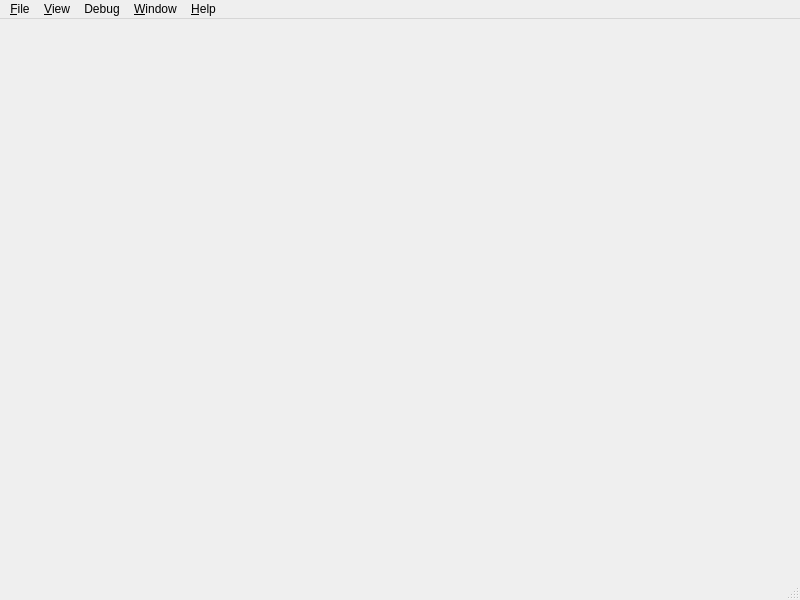
<?xml version="1.0" encoding="UTF-8"?>
<ui version="4.0">
 <class>PrototypeWindow</class>
 <widget class="QMainWindow" name="PrototypeWindow">
  <property name="geometry">
   <rect>
    <x>0</x>
    <y>0</y>
    <width>800</width>
    <height>600</height>
   </rect>
  </property>
  <property name="windowTitle">
   <string>AXR Prototype</string>
  </property>
  <widget class="QWidget" name="centralWidget">
   <layout class="QHBoxLayout" name="horizontalLayout">
    <property name="margin">
     <number>0</number>
    </property>
    <item>
     <widget class="AXRWidget" name="renderingView" native="true"/>
    </item>
   </layout>
  </widget>
  <widget class="QMenuBar" name="menuBar">
   <property name="geometry">
    <rect>
     <x>0</x>
     <y>0</y>
     <width>800</width>
     <height>22</height>
    </rect>
   </property>
   <widget class="QMenu" name="fileMenu">
    <property name="title">
     <string>&amp;File</string>
    </property>
    <addaction name="openAction"/>
    <addaction name="reloadAction"/>
    <addaction name="separator"/>
    <addaction name="closeAction"/>
    <addaction name="separator"/>
    <addaction name="exitAction"/>
   </widget>
   <widget class="QMenu" name="menuDebug">
    <property name="title">
     <string>Debug</string>
    </property>
    <addaction name="previousLayoutStepAction"/>
    <addaction name="nextLayoutStepAction"/>
    <addaction name="separator"/>
    <addaction name="listXmlElementsAction"/>
    <addaction name="listHssStatementsAction"/>
    <addaction name="listHssTokensAction"/>
    <addaction name="separator"/>
    <addaction name="runLayoutTestsAction"/>
   </widget>
   <widget class="QMenu" name="windowMenu">
    <property name="title">
     <string>&amp;Window</string>
    </property>
    <addaction name="errorLogAction"/>
   </widget>
   <widget class="QMenu" name="helpMenu">
    <property name="title">
     <string>&amp;Help</string>
    </property>
    <addaction name="aboutAction"/>
   </widget>
   <widget class="QMenu" name="viewMenu">
    <property name="title">
     <string>&amp;View</string>
    </property>
    <addaction name="enableAntialiasingAction"/>
   </widget>
   <addaction name="fileMenu"/>
   <addaction name="viewMenu"/>
   <addaction name="menuDebug"/>
   <addaction name="windowMenu"/>
   <addaction name="helpMenu"/>
  </widget>
  <widget class="QStatusBar" name="statusbar"/>
  <action name="openAction">
   <property name="text">
    <string>&amp;Open...</string>
   </property>
  </action>
  <action name="reloadAction">
   <property name="text">
    <string>Reload</string>
   </property>
  </action>
  <action name="closeAction">
   <property name="text">
    <string>Close</string>
   </property>
  </action>
  <action name="exitAction">
   <property name="text">
    <string>E&amp;xit</string>
   </property>
   <property name="menuRole">
    <enum>QAction::QuitRole</enum>
   </property>
  </action>
  <action name="previousLayoutStepAction">
   <property name="text">
    <string>Previous Layout Step</string>
   </property>
  </action>
  <action name="nextLayoutStepAction">
   <property name="text">
    <string>Next Layout Step</string>
   </property>
  </action>
  <action name="listXmlElementsAction">
   <property name="text">
    <string>List XML Elements</string>
   </property>
  </action>
  <action name="listHssStatementsAction">
   <property name="text">
    <string>List HSS Statements</string>
   </property>
  </action>
  <action name="listHssTokensAction">
   <property name="text">
    <string>List HSS Tokens</string>
   </property>
  </action>
  <action name="runLayoutTestsAction">
   <property name="text">
    <string>Run Layout Tests</string>
   </property>
  </action>
  <action name="errorLogAction">
   <property name="text">
    <string>Error Log</string>
   </property>
  </action>
  <action name="aboutAction">
   <property name="text">
    <string>About AXR Prototype</string>
   </property>
   <property name="menuRole">
    <enum>QAction::AboutRole</enum>
   </property>
  </action>
  <action name="enableAntialiasingAction">
   <property name="checkable">
    <bool>true</bool>
   </property>
   <property name="text">
    <string>Enable Antialiasing</string>
   </property>
  </action>
 </widget>
 <customwidgets>
  <customwidget>
   <class>AXRWidget</class>
   <extends>QWidget</extends>
   <header>AXRWidget.h</header>
   <container>1</container>
  </customwidget>
 </customwidgets>
 <resources/>
 <connections>
  <connection>
   <sender>openAction</sender>
   <signal>triggered()</signal>
   <receiver>PrototypeWindow</receiver>
   <slot>openFile()</slot>
   <hints>
    <hint type="sourcelabel">
     <x>-1</x>
     <y>-1</y>
    </hint>
    <hint type="destinationlabel">
     <x>399</x>
     <y>299</y>
    </hint>
   </hints>
  </connection>
  <connection>
   <sender>reloadAction</sender>
   <signal>triggered()</signal>
   <receiver>PrototypeWindow</receiver>
   <slot>reloadFile()</slot>
   <hints>
    <hint type="sourcelabel">
     <x>-1</x>
     <y>-1</y>
    </hint>
    <hint type="destinationlabel">
     <x>399</x>
     <y>299</y>
    </hint>
   </hints>
  </connection>
  <connection>
   <sender>closeAction</sender>
   <signal>triggered()</signal>
   <receiver>PrototypeWindow</receiver>
   <slot>closeFile()</slot>
   <hints>
    <hint type="sourcelabel">
     <x>-1</x>
     <y>-1</y>
    </hint>
    <hint type="destinationlabel">
     <x>399</x>
     <y>299</y>
    </hint>
   </hints>
  </connection>
  <connection>
   <sender>previousLayoutStepAction</sender>
   <signal>triggered()</signal>
   <receiver>PrototypeWindow</receiver>
   <slot>previousLayoutStep()</slot>
   <hints>
    <hint type="sourcelabel">
     <x>-1</x>
     <y>-1</y>
    </hint>
    <hint type="destinationlabel">
     <x>399</x>
     <y>299</y>
    </hint>
   </hints>
  </connection>
  <connection>
   <sender>nextLayoutStepAction</sender>
   <signal>triggered()</signal>
   <receiver>PrototypeWindow</receiver>
   <slot>nextLayoutStep()</slot>
   <hints>
    <hint type="sourcelabel">
     <x>-1</x>
     <y>-1</y>
    </hint>
    <hint type="destinationlabel">
     <x>399</x>
     <y>299</y>
    </hint>
   </hints>
  </connection>
  <connection>
   <sender>listXmlElementsAction</sender>
   <signal>triggered()</signal>
   <receiver>PrototypeWindow</receiver>
   <slot>listXmlElements()</slot>
   <hints>
    <hint type="sourcelabel">
     <x>-1</x>
     <y>-1</y>
    </hint>
    <hint type="destinationlabel">
     <x>399</x>
     <y>299</y>
    </hint>
   </hints>
  </connection>
  <connection>
   <sender>listHssStatementsAction</sender>
   <signal>triggered()</signal>
   <receiver>PrototypeWindow</receiver>
   <slot>listHssStatements()</slot>
   <hints>
    <hint type="sourcelabel">
     <x>-1</x>
     <y>-1</y>
    </hint>
    <hint type="destinationlabel">
     <x>399</x>
     <y>299</y>
    </hint>
   </hints>
  </connection>
  <connection>
   <sender>listHssTokensAction</sender>
   <signal>triggered()</signal>
   <receiver>PrototypeWindow</receiver>
   <slot>listHssTokens()</slot>
   <hints>
    <hint type="sourcelabel">
     <x>-1</x>
     <y>-1</y>
    </hint>
    <hint type="destinationlabel">
     <x>399</x>
     <y>299</y>
    </hint>
   </hints>
  </connection>
  <connection>
   <sender>runLayoutTestsAction</sender>
   <signal>triggered()</signal>
   <receiver>PrototypeWindow</receiver>
   <slot>runLayoutTests()</slot>
   <hints>
    <hint type="sourcelabel">
     <x>-1</x>
     <y>-1</y>
    </hint>
    <hint type="destinationlabel">
     <x>399</x>
     <y>299</y>
    </hint>
   </hints>
  </connection>
  <connection>
   <sender>errorLogAction</sender>
   <signal>triggered()</signal>
   <receiver>PrototypeWindow</receiver>
   <slot>showErrorLog()</slot>
   <hints>
    <hint type="sourcelabel">
     <x>-1</x>
     <y>-1</y>
    </hint>
    <hint type="destinationlabel">
     <x>399</x>
     <y>299</y>
    </hint>
   </hints>
  </connection>
  <connection>
   <sender>aboutAction</sender>
   <signal>triggered()</signal>
   <receiver>PrototypeWindow</receiver>
   <slot>showAbout()</slot>
   <hints>
    <hint type="sourcelabel">
     <x>-1</x>
     <y>-1</y>
    </hint>
    <hint type="destinationlabel">
     <x>399</x>
     <y>299</y>
    </hint>
   </hints>
  </connection>
  <connection>
   <sender>enableAntialiasingAction</sender>
   <signal>toggled(bool)</signal>
   <receiver>PrototypeWindow</receiver>
   <slot>toggleAntialiasing(bool)</slot>
   <hints>
    <hint type="sourcelabel">
     <x>-1</x>
     <y>-1</y>
    </hint>
    <hint type="destinationlabel">
     <x>399</x>
     <y>299</y>
    </hint>
   </hints>
  </connection>
  <connection>
   <sender>exitAction</sender>
   <signal>triggered()</signal>
   <receiver>PrototypeWindow</receiver>
   <slot>close()</slot>
   <hints>
    <hint type="sourcelabel">
     <x>-1</x>
     <y>-1</y>
    </hint>
    <hint type="destinationlabel">
     <x>399</x>
     <y>299</y>
    </hint>
   </hints>
  </connection>
 </connections>
 <slots>
  <slot>openFile()</slot>
  <slot>closeFile()</slot>
  <slot>reloadFile()</slot>
  <slot>previousLayoutStep()</slot>
  <slot>nextLayoutStep()</slot>
  <slot>listXmlElements()</slot>
  <slot>listHssStatements()</slot>
  <slot>listHssTokens()</slot>
  <slot>runLayoutTests()</slot>
  <slot>showErrorLog()</slot>
  <slot>showAbout()</slot>
  <slot>toggleAntialiasing(bool)</slot>
 </slots>
</ui>
